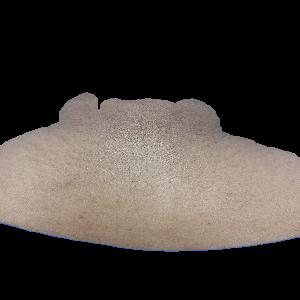
#> input picture CroppedImgs/IR002_C.png, 300 x 300 px; its folder holds 4 pictures in this run
$ python extract.py   (older library calls are emulated)
#> lines starting #> are read from the running program, lines starting #| are printed output that depends on the picture
from skimage.feature import graycomatrix
from skimage.feature import graycoprops
import os
import cv2
import numpy as np
import csv

for file in os.listdir('CroppedImgs/'):

    file_path = f'CroppedImgs/{file}'
    img = cv2.imread(file_path)
#> img is the input picture: shape (300, 300, 3); mean B, G, R 58.1, 63.2, 69.5
    base_name = file.split("_")[0]
    gray_image = cv2.cvtColor(img, cv2.COLOR_BGR2GRAY)
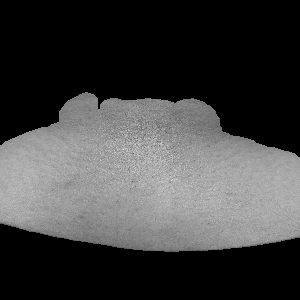
#> gray_image: shape (300, 300); min 0, max 219, mean 64.5

    #Calculate GLCM with specified parameters
    distances = [1]  # Distance between pixels
    angles = [0, np.pi/4, np.pi/2, 3*np.pi/4]  # Angles for pixel pairs
    levels = 256  # Number of gray levels
    symmetric = True
    normed = True

    glcm = graycomatrix(gray_image, distances, angles, levels=levels, symmetric=symmetric, normed=normed)

    cont = round(graycoprops(glcm, 'contrast').ravel()[0], 4)
#> cont = 83.75
    diss = round(graycoprops(glcm, 'dissimilarity').ravel()[0], 4)
#> diss = 3.57
    homo = round(graycoprops(glcm, 'homogeneity').ravel()[0], 4)
#> homo = 0.638
    ener = round(graycoprops(glcm, 'energy').ravel()[0], 4)
#> ener = 0.58
    corr = round(graycoprops(glcm, 'correlation').ravel()[0], 4)
#> corr = 0.993
    asm = round(graycoprops(glcm, 'ASM').ravel()[0], 4)
#> asm = 0.336

    data = [{'Basename':base_name,'Contrast': cont,
             'Dissimilarity': diss, 'Homogeneity':homo,
             'Energy':ener, 'Correlation':corr, 'ASM':asm}]

    header_names = ['Basename','Contrast', 'Dissimilarity','Homogeneity','Energy','Correlation','ASM']

    csv_file_path = 'data.csv'
    file_exists = os.path.exists(csv_file_path)

    with open(csv_file_path, mode='a', newline='') as file:
        writer = csv.DictWriter(file, fieldnames=header_names)

        # Write header if the file is newly created
        if not file_exists:
            writer.writeheader()

        # Write rows
        for row in data:
            writer.writerow(row)
#> this loop made 1 pass
#> pass 2 of the loop `for file in os.listdir('CroppedImgs/'):`:
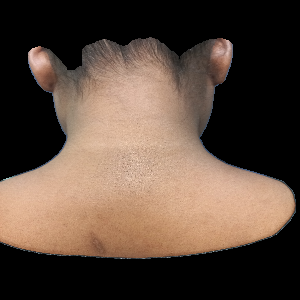
#> input picture CroppedImgs/IR004_C.png, 300 x 300 px
#> img is the input picture: shape (300, 300, 3); mean B, G, R 60.2, 72.1, 89.6
#> `gray_image = cv2.cvtColor(img, cv2.COLOR_BGR2GRAY)`:
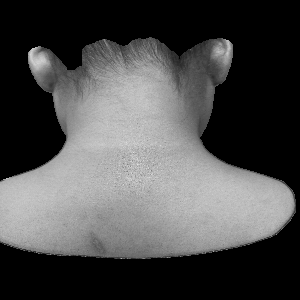
#> gray_image: shape (300, 300); min 0, max 227, mean 76
#> cont = 82.59
#> diss = 3.53
#> homo = 0.587
#> ener = 0.502
#> corr = 0.994
#> asm = 0.252
#> the loop `for row in data:` made 1 pass
